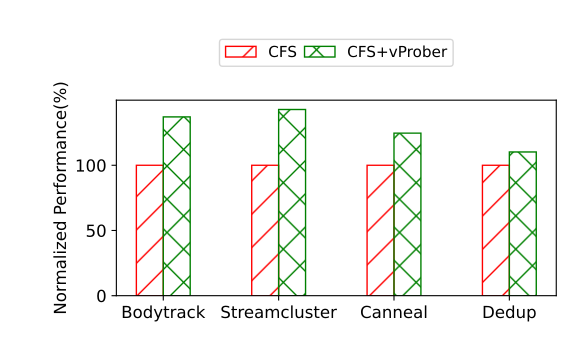

Reproduce this figure in Python.
import matplotlib.pyplot as plt
edge_colors=['red','green','blue']
colors=['none','none','blue']
hatch = ['/', 'x', 'o'] 
def prepare_data(groups):
    # Preparing data for plotting
    labels = list(groups.keys())
    values = [groups[label] for label in labels]
    return labels, values

def create_bars(ax, group_labels, values, cluster_labels, bar_width=0.18, font_size=12):
    n_groups = len(values[0])
    bar_positions = []
    for i, group_values in enumerate(values):
        positions = [x*1.5 + bar_width*i for x in range(n_groups)]
        bar_positions.append(positions)
        print(positions)
        ax.bar(positions, group_values, bar_width, label=group_labels[i],edgecolor=edge_colors[i],color=colors[i], hatch=hatch[i])

    # Setting x-ticks to be in the middle of each group and adjusting font size
    mid_positions = [(a + b) / 2 for a, b in zip(bar_positions[0], bar_positions[-1])]
    ax.set_xticks(mid_positions)
    ax.set_xticklabels(cluster_labels, fontsize=font_size)
    # Adjusting y-tick font size
    ax.tick_params(axis='y', labelsize=font_size)

def customize_plot(ax, x_label, y_label, title, font_size, legend_pos):
    ax.set_xlabel(x_label, fontsize=font_size)
    ax.set_ylabel(y_label, fontsize=font_size)
    ax.set_title(title, fontsize=font_size)

    ax.legend(loc=legend_pos, prop={'size': 11},columnspacing=0.5, bbox_to_anchor=(0.5, 1.35), ncol=2)

def plot_chart(groups, x_label, y_label, cluster_labels, title="", font_size=12, legend_pos='upper center'):
    group_labels, values = prepare_data(groups)
    fig, ax = plt.subplots(figsize=(4, 3))
    create_bars(ax, group_labels, values, cluster_labels, bar_width=0.35, font_size=font_size)
    customize_plot(ax, x_label, y_label, title, font_size, legend_pos)
    fig = plt.gcf()
    left = max(fig.subplotpars.left, 1 - fig.subplotpars.right)
    bottom = max(fig.subplotpars.bottom, 1 - fig.subplotpars.top)
    fig.subplots_adjust(left=left, right=1 - left, bottom=bottom, top=1 - bottom)
    plt.tight_layout()
    plt.show()


def convertLegible(groups,cluster_labels):
    new_groups={}
    test_list=[]
    for item in groups:
        test_list.append(item)
    for x in range(0,len(cluster_labels)):
        ex_list=[]
        for item in test_list:
            ex_list.append(groups[item][x])
        new_groups[cluster_labels[x]] = ex_list
    return new_groups,test_list


# Example usage
groups = {
    "Bodytrack": [ 85,62],
    "Streamcluster": [359.773,252],
    "Canneal":[75.622,60.678],
    "Dedup":[13.083,11.873]
}

def normalize_to_positive(asdf):
    for key in asdf:
        
        norm = groups[key][0]
        for z in range(0,len(groups[key])):
            groups[key][z]=norm/groups[key][z] * 100

normalize_to_positive(groups)
cluster_labels = ["CFS","CFS+vProber"]

groups, cluster_labels= convertLegible(groups,cluster_labels)

plot_chart(groups, x_label='', y_label='Normalized Performance(%)', cluster_labels=cluster_labels)
